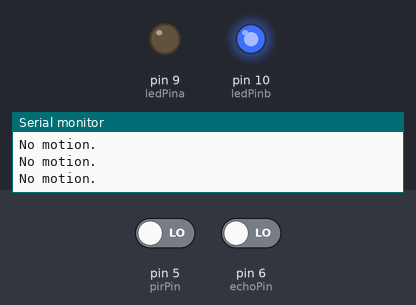
This sketch was run on a simulated Arduino Uno, built with avr-gcc and run on an emulated ATmega328P. On the bench: output pins drawn as LEDs (lit = HIGH), the last lines printed to the serial monitor. The test bench sets the inputs (shaded band); at power-on: pin 5 (pirPin) LOW, pin 6 (echoPin) LOW.

Above: at 1.2 s.
1.3 s: pin 5 (pirPin) driven HIGH
At 2.1 s:
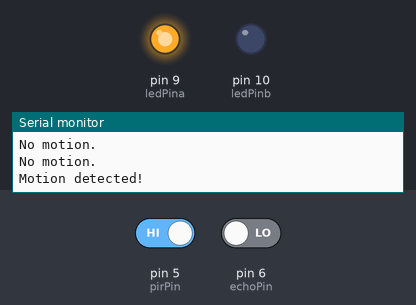
2.8 s: pin 5 (pirPin) driven LOW
At 3.9 s:
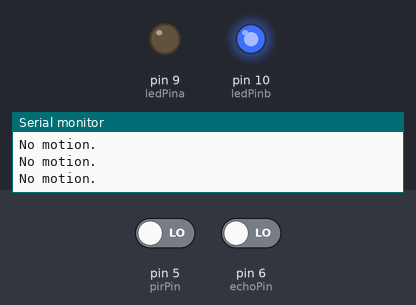
Timing chart, 0 to 5.8 s (numbered marks = the images above; inputs shaded):
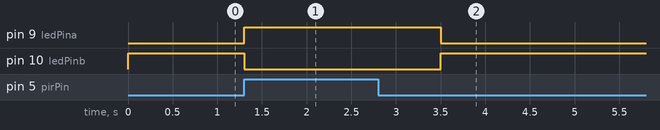

Measured:
- after the input at 1.3 s, pin 9 (ledPina): LOW → HIGH at once; pin 10 (ledPinb): HIGH → LOW at once
- after the input at 2.8 s, pin 9 (ledPina): HIGH → LOW after 0.70 s; pin 10 (ledPinb): LOW → HIGH after 0.70 s

The sketch:

arduino.ino
```cpp
const int pirPin = 5;   // PIR sensor output pin
const int ledPina = 9;   // LED pin
const int ledPinb = 10;

const int trigPin = 7;
const int echoPin = 6;

void setup() {
  pinMode(pirPin, INPUT);
  pinMode(ledPina, OUTPUT);
  pinMode(ledPinb, OUTPUT);
  Serial.begin(9600);
}

void loop() {
  int val = digitalRead(pirPin);

  if (val == HIGH) {
    digitalWrite(ledPinb, LOW);
    digitalWrite(ledPina, HIGH);
    Serial.println("Motion detected!");

    digitalWrite(trigPin, LOW);
    delayMicroseconds(2);

    digitalWrite(trigPin, HIGH);
    delayMicroseconds(10);
    digitalWrite(trigPin, LOW);

    long duration = pulseIn(echoPin, HIGH);

    long distance = duration * 0.034 / 2; // convert to cm

    Serial.print("Distance: ");
    Serial.print(distance);
    Serial.println(" cm");


  } else {
    digitalWrite(ledPina, LOW);
    digitalWrite(ledPinb, HIGH);
    Serial.println("No motion.");
  }

  delay(100);
}
```
